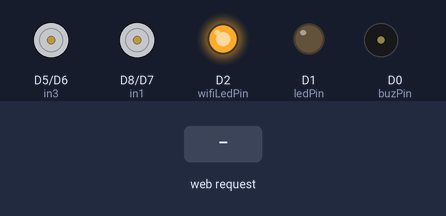
Bench run of a sketch on a simulated ESP8266 (NodeMCU). Parts: motor-driver pin pairs drawn as motors (green arrow = first pin HIGH = forward, orange = second pin HIGH = backward, longer = more drive), output pins drawn as LEDs (lit = HIGH), buzzer (waves = sounding, pin HIGH). Inputs (shaded band) come from the test bench. What the sketch prints to the serial monitor is not drawn.

Above: at 1.2 s.
1.3 s: HTTP request GET /?State=F received
At 2.5 s:
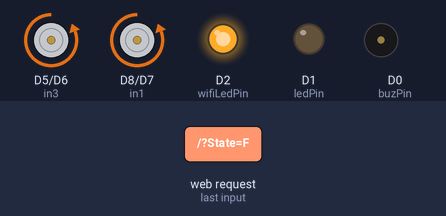
2.8 s: HTTP request GET /?State=B received
At 3.9 s:
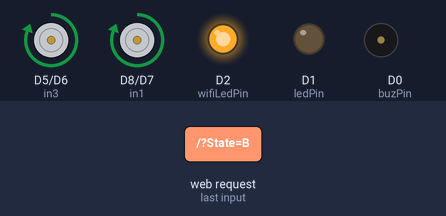
4.3 s: HTTP request GET /?State=R received
At 5.0 s:
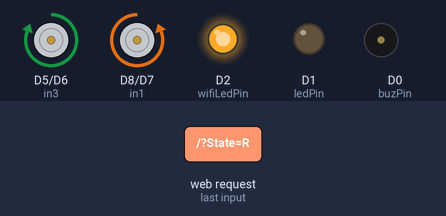
5.8 s: HTTP request GET /?State=L received
At 6.2 s:
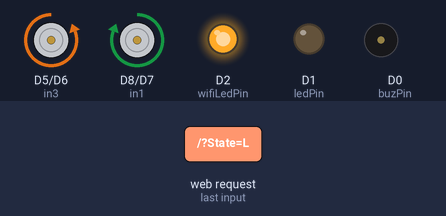
Timing chart, 0 to 8.3 s (numbered marks = the images above; inputs shaded):
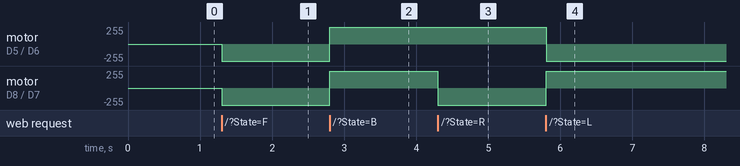

The sketch:

WiFi_Controlled_ESP8266_Based_RC_Car.ino
```cpp
#include <ESP8266WiFi.h>
#include <ESP8266WebServer.h>
#include <ArduinoOTA.h>

// Pin Definitions
int in1 = D8;  // Motor A pin 1
int in2 = D7;  // Motor A pin 2
int in3 = D5;  // Motor B pin 1
int in4 = D6;  // Motor B pin 2
const int buzPin = D0;      // Buzzer pin
const int ledPin = D1;      // LED pin
const int wifiLedPin = D2;  // WiFi LED pin

// Global Variables
String command;  // Command from the controller
ESP8266WebServer server(80);  // Webserver object
String ap_ssid = "WiFi_RC_Car";       // Access Point SSID
String ap_password = "12345678";      // Access Point Password

void setup() {
  Serial.begin(115200);
  Serial.println("RC Car WiFi Mode");

  // Pin Setup
  pinMode(buzPin, OUTPUT);
  pinMode(ledPin, OUTPUT);
  pinMode(wifiLedPin, OUTPUT);
  pinMode(in1, OUTPUT);
  pinMode(in2, OUTPUT);
  pinMode(in3, OUTPUT);
  pinMode(in4, OUTPUT);

  // Initial States
  digitalWrite(buzPin, LOW);
  digitalWrite(ledPin, LOW);
  digitalWrite(wifiLedPin, HIGH);
  digitalWrite(in1, LOW);
  digitalWrite(in2, LOW);
  digitalWrite(in3, LOW);
  digitalWrite(in4, LOW);

  // WiFi Setup
  WiFi.mode(WIFI_AP);
  WiFi.softAP(ap_ssid.c_str(), ap_password.c_str());
  Serial.print("Access Point started. SSID: ");
  Serial.println(ap_ssid);
  Serial.print("AP IP address: ");
  Serial.println(WiFi.softAPIP());

  // Server Setup
  server.on("/", HTTP_handleRoot);
  server.onNotFound(handleNotFound);
  server.begin();
  Serial.println("Web server started.");

  // OTA Setup
  ArduinoOTA.begin();
  Serial.println("OTA Ready.");
}

void loop() {
  ArduinoOTA.handle();    // Handle OTA requests
  server.handleClient();  // Handle HTTP requests

  // Handle command from URL
  command = server.arg("State");
  if (command == "F") Backward(); //Backwards is the new forward
  else if (command == "B") Forward(); //Forward is the new backward
  else if (command == "R") TurnRight();
  else if (command == "L") TurnLeft();
  else if (command == "S") Stop();

}

// Motor Control Functions
void Forward() {
  Serial.println("Moving Forward");
  digitalWrite(in1, HIGH);
  digitalWrite(in2, LOW);
  digitalWrite(in3, HIGH);
  digitalWrite(in4, LOW);
}

void Backward() {
  Serial.println("Moving Backward");
  digitalWrite(in1, LOW);
  digitalWrite(in2, HIGH);
  digitalWrite(in3, LOW);
  digitalWrite(in4, HIGH);
}

void TurnRight() {
  Serial.println("Turning Right");
  digitalWrite(in1, LOW);
  digitalWrite(in2, HIGH);
  digitalWrite(in3, HIGH);
  digitalWrite(in4, LOW);
}

void TurnLeft() {
  Serial.println("Turning Left");
  digitalWrite(in1, HIGH);
  digitalWrite(in2, LOW);
  digitalWrite(in3, LOW);
  digitalWrite(in4, HIGH);
}

void Stop() {
  Serial.println("Stopping");
  digitalWrite(in1, LOW);
  digitalWrite(in2, LOW);
  digitalWrite(in3, LOW);
  digitalWrite(in4, LOW);
}


// HTML Handlers
void HTTP_handleRoot() {
  String html = "<html><body><h1>WiFi RC Car Controller</h1>";
  html += "<p>Use the buttons below to control the car:</p>";
  html += "<a href=\"?State=F\"><button>Forward</button></a>";
  html += "<a href=\"?State=B\"><button>Backward</button></a>";
  html += "<a href=\"?State=L\"><button>Left</button></a>";
  html += "<a href=\"?State=R\"><button>Right</button></a>";
  html += "<a href=\"?State=S\"><button>Stop</button></a>";
  html += "<p>AP IP Address: " + WiFi.softAPIP().toString() + "</p>";
  html += "</body></html>";
  server.send(200, "text/html", html);
}

void handleNotFound() {
  server.send(404, "text/plain", "Command not recognized");
}
```

Measured:
- after the input at 1.3 s, motor on D5 (in3) / D6 (in4), motor on D8 (in1) / D7 (in2): stopped → backward 255/255 at once
- after the input at 2.8 s, motor on D5 (in3) / D6 (in4), motor on D8 (in1) / D7 (in2): backward 255/255 → forward 255/255 at once
- after the input at 4.3 s, motor on D8 (in1) / D7 (in2): forward 255/255 → backward 255/255 at once
- after the input at 5.8 s, motor on D5 (in3) / D6 (in4): forward 255/255 → backward 255/255 at once; motor on D8 (in1) / D7 (in2): backward 255/255 → forward 255/255 at once
